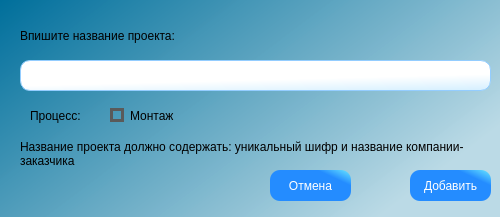
<?xml version="1.0" encoding="UTF-8"?>
<ui version="4.0">
 <class>add_prod_wind</class>
 <widget class="QDialog" name="add_prod_wind">
  <property name="geometry">
   <rect>
    <x>0</x>
    <y>0</y>
    <width>500</width>
    <height>217</height>
   </rect>
  </property>
  <property name="minimumSize">
   <size>
    <width>500</width>
    <height>217</height>
   </size>
  </property>
  <property name="maximumSize">
   <size>
    <width>500</width>
    <height>217</height>
   </size>
  </property>
  <property name="windowTitle">
   <string>Добавление новой продукции</string>
  </property>
  <property name="windowIcon">
   <iconset resource="../../images/images_store.qrc">
    <normaloff>:/table/tables/add_db.png</normaloff>:/table/tables/add_db.png</iconset>
  </property>
  <property name="styleSheet">
   <string notr="true">QDialog{
     background:qlineargradient(spread:pad, x1:0, y1:0, x2:1, y2:0.574, stop:0 rgba(0, 111, 155, 255), stop:1 rgba(187, 218, 230, 248));
}</string>
  </property>
  <widget class="QPushButton" name="cnsl_btn">
   <property name="geometry">
    <rect>
     <x>270</x>
     <y>170</y>
     <width>81</width>
     <height>31</height>
    </rect>
   </property>
   <property name="styleSheet">
    <string notr="true">QPushButton{
     background-color: qlineargradient(spread:pad, x1:0.75, y1:0.204545, x2:1, y2:0, stop:0 rgba(36, 140, 255, 255), stop:1 rgba(106, 232, 255, 255));
     border-style: outset;
     border-radius: 10px;
     font: 10pt &quot;Times New Roman&quot;;
	 color:white;
 }

QPushButton:hover{
     background-color:qlineargradient(spread:reflect, x1:0, y1:0.261, x2:0.989, y2:0, stop:0.267045 rgba(255, 0, 0, 255), stop:1 rgba(255, 255, 255, 255));
     border-style: inset;
     font: 12pt &quot;Times New Roman&quot;;
	 color:black;
 }</string>
   </property>
   <property name="text">
    <string>Отмена</string>
   </property>
   <property name="autoDefault">
    <bool>false</bool>
   </property>
  </widget>
  <widget class="QLabel" name="label_main">
   <property name="geometry">
    <rect>
     <x>20</x>
     <y>20</y>
     <width>461</width>
     <height>31</height>
    </rect>
   </property>
   <property name="styleSheet">
    <string notr="true">font: 75 16pt &quot;Times New Roman&quot;;</string>
   </property>
   <property name="text">
    <string>Впишите название проекта:</string>
   </property>
   <property name="alignment">
    <set>Qt::AlignLeading|Qt::AlignLeft|Qt::AlignVCenter</set>
   </property>
  </widget>
  <widget class="QPushButton" name="add_btn_2">
   <property name="geometry">
    <rect>
     <x>410</x>
     <y>170</y>
     <width>81</width>
     <height>31</height>
    </rect>
   </property>
   <property name="styleSheet">
    <string notr="true">QPushButton{
     background-color: qlineargradient(spread:pad, x1:0.75, y1:0.204545, x2:1, y2:0, stop:0 rgba(36, 140, 255, 255), stop:1 rgba(106, 232, 255, 255));
     border-style: outset;
     border-radius: 10px;
     font: 10pt &quot;Times New Roman&quot;;
	 color:white;
 }

QPushButton:hover{
     background-color:qlineargradient(spread:pad, x1:0, y1:0, x2:1, y2:0, stop:0 rgba(0, 171, 0, 255), stop:1 rgba(255, 255, 255, 255));
     border-style: inset;
     font: 12pt &quot;Times New Roman&quot;;
	 color:black;
 }</string>
   </property>
   <property name="text">
    <string>Добавить</string>
   </property>
  </widget>
  <widget class="QTextEdit" name="textEdit_prog">
   <property name="geometry">
    <rect>
     <x>20</x>
     <y>60</y>
     <width>471</width>
     <height>31</height>
    </rect>
   </property>
   <property name="toolTip">
    <string>Введите название проекта</string>
   </property>
   <property name="styleSheet">
    <string notr="true">QTextEdit{
     background-color:qlineargradient(spread:pad, x1:1, y1:1, x2:0.813, y2:0.527727, stop:0 rgba(212, 239, 255, 255), stop:1 rgba(255, 255, 255, 255));
	border : 1px solid;
	border-color:rgb(148, 205, 255);
    border-radius: 10%;
	color:black;
	font: 12pt &quot;Times New Roman&quot;;
 }

QTextEdit:focus{
	border : 2px solid;
     border-color:rgb(137, 198, 255);
	 color:black;
 }</string>
   </property>
  </widget>
  <widget class="QLabel" name="label_main_2">
   <property name="geometry">
    <rect>
     <x>20</x>
     <y>140</y>
     <width>461</width>
     <height>41</height>
    </rect>
   </property>
   <property name="styleSheet">
    <string notr="true">font: 75 12pt &quot;Times New Roman&quot;;</string>
   </property>
   <property name="text">
    <string>Название проекта должно содержать: уникальный шифр и название компании-заказчика</string>
   </property>
   <property name="alignment">
    <set>Qt::AlignLeading|Qt::AlignLeft|Qt::AlignTop</set>
   </property>
   <property name="wordWrap">
    <bool>true</bool>
   </property>
  </widget>
  <widget class="QCheckBox" name="montage_checkBox">
   <property name="geometry">
    <rect>
     <x>110</x>
     <y>100</y>
     <width>161</width>
     <height>31</height>
    </rect>
   </property>
   <property name="styleSheet">
    <string notr="true">QCheckBox{
font: 14pt &quot;Times New Roman&quot;;
}
QCheckBox::indicator {
    border: 3px solid #5A5A5A;
}
QCheckBox::indicator:unchecked:pressed
{
background-color : green;
}
QCheckBox::indicator:checked {
    image: url(:/table/tables/dialog_ok_apply_icon.png);
	height: 12;
	width: 12;
	 border:1px solid #5A5A5A;
	background-color : white;
}</string>
   </property>
   <property name="text">
    <string>Монтаж</string>
   </property>
  </widget>
  <widget class="QLabel" name="label_main_3">
   <property name="geometry">
    <rect>
     <x>30</x>
     <y>100</y>
     <width>71</width>
     <height>31</height>
    </rect>
   </property>
   <property name="styleSheet">
    <string notr="true">font: 75 14pt &quot;Times New Roman&quot;;</string>
   </property>
   <property name="text">
    <string>Процесс:</string>
   </property>
   <property name="alignment">
    <set>Qt::AlignLeading|Qt::AlignLeft|Qt::AlignVCenter</set>
   </property>
  </widget>
 </widget>
 <resources>
  <include location="../../images/images_store.qrc"/>
 </resources>
 <connections>
  <connection>
   <sender>cnsl_btn</sender>
   <signal>clicked()</signal>
   <receiver>add_prod_wind</receiver>
   <slot>close()</slot>
   <hints>
    <hint type="sourcelabel">
     <x>305</x>
     <y>135</y>
    </hint>
    <hint type="destinationlabel">
     <x>177</x>
     <y>84</y>
    </hint>
   </hints>
  </connection>
 </connections>
</ui>
